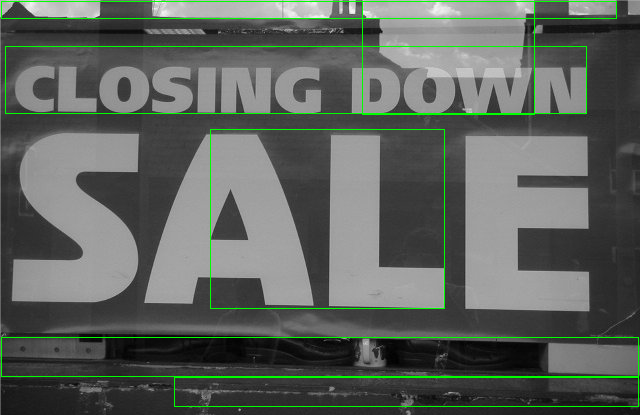
#> input picture MSER_refinement.png, 640 x 415 px
$ python -i kmeans_mser.py   (imports and definitions only)   (older library calls are emulated)
#> lines starting #> are read from the running program, lines starting #| are printed output that depends on the picture
#!/usr/bin/env python2
# -*- coding: utf-8 -*-
"""
Created on Mon Jun 12 09:27:37 2017
The steps are:
    1. Convert the image to gray scale
    2. Preprocess. Increase the image contrast using CLAHE to accurately detect
    MSER regions. Then the image is scaled to SVGA size (800x600)
    3. Detect MSER region
    4. Filter MSER regions according to aspect ratio of BBOX and Stroke-width ratio
    5. K-means for aligning MSER regions in horizontal direction and cover
    regions in one line
@author: lili
"""
# &amp;amp;amp;lt;pre&amp;amp;amp;gt;

import cv2
import scipy.misc as smp

import numpy as np
import pprint
from pytesseract import image_to_string
from PIL import Image

color = (0, 255, 0)
char_height = 20.0


def bbox(points):
    res = np.zeros((2, 2))
    res[0, :] = np.min(points, axis=0)
    res[1, :] = np.max(points, axis=0)
    return res


def bbox_width(bbox):
    return (bbox[1, 0] - bbox[0, 0] + 1)


def bbox_height(bbox):
    return (bbox[1, 1] - bbox[0, 1] + 1)


def aspect_ratio(region):
    bb = bbox(region)
    return (bbox_width(bb) / bbox_height(bb))


def filter_on_ar(regions):
    # Filter text regions based on Aspect-ratio
    return [x for x in regions if aspect_ratio(x)]


# [48 lines left out: functions dbg_draw_txt_contours, dbg_draw_txt_rect, preprocess_img, swt_window_func, not called in this run]


def swt(gimg):
    # TODO: fix threshold logically
    threshold = 90
    maxval = 255
    # THRESH_BINARY_INV because we want to find distance from foreground pixel to background pixel
    temp, bimg = cv2.threshold(gimg, threshold, maxval, cv2.THRESH_BINARY_INV)
    rows, cols = bimg.shape
    # Pad 0 pixel on bottom-row to avoid Infinite distance
    row_2_pad = np.zeros([1, cols], dtype=np.uint8)
    bimg_padded = np.concatenate((bimg, row_2_pad), axis=0)
    dist = cv2.distanceTransform(bimg_padded, cv2.DIST_L2, cv2.DIST_MASK_PRECISE)
    dist = np.take(dist, range(rows), axis=0)
    dist = dist.round()
    # print dist
    it = np.nditer([bimg, dist],
                   op_flags=[['readonly'], ['readonly']],
                   flags=['multi_index', 'multi_index'])

    # Look-up operation
    # while not it.finished:
    lookup = []
    max_col = 0
    max_row = 0
    for cur_b, cur_d in it:
        if it.multi_index[0] < max_row:
            max_row = it.multi_index[0]
        if it.multi_index[1] < max_col:
            max_col = it.multi_index[1]
        if cur_b:
            cur_lup = []
            pval = cur_d
            row = it.multi_index[0]
            if row != 0:
                row_l = row - 1
            else:
                row_l = row
            if row != rows - 1:
                row_u = row + 1
            else:
                row_u = row
            row_list = [row_l, row, row_u]
            col = it.multi_index[1]
            if col != 0:
                col_l = col - 1
            else:
                col_l = col
            if col != cols - 1:
                col_u = col + 1
            else:
                col_u = col
            col_list = [col_l, col, col_u]
            # TODO: avoid for loop for look-up operation
            for i in row_list:
                for j in col_list:
                    if i != row and j != col:
                        cur = dist[i, j]
                        if cur > pval:
                            cur_lup.append((i, j))
            lookup.append(cur_lup)
        else:
            lookup.append(None)
        # it.iternext()
    lookup = np.array(lookup)
    lookup = lookup.reshape(rows, cols)
    d_max = int(dist.max())
    for stroke in np.arange(d_max, 0, -1):
        stroke_index = np.where(dist == stroke)
        stroke_index = [(a, b) for a, b in zip(stroke_index[0], stroke_index[1])]
        for stidx in stroke_index:
            neigh_index = lookup[stidx]
            for nidx in neigh_index:
                dist[nidx] = stroke

    it.reset()
    sw = []
    for cur_b, cur_d in it:
        if cur_b:
            sw.append(cur_d)
    return sw


def get_swt_frm_mser(region, rows, cols, img):
    # Given image and total rows and columns, extract SWT values from MSER region
    bb = bbox(region)
    xmin = int(bb[0][0])
    ymin = int(bb[0][1])
    width = int(bbox_width(bb))
    height = int(bbox_height(bb))
    selected_pix = []
    xmax = xmin + width
    ymax = ymin + height
    for h in range(ymin, ymax):
        row = np.take(img, (h,), axis=0)
        horz_pix = np.take(row, range(xmin, xmax))
        selected_pix.append(horz_pix)
    selected_pix = np.array(selected_pix)
    sw = swt(selected_pix)
    return sw


# [154 lines left out: functions filter_on_sw, get_y_center, kmean, dbg_get_cluster_rect, get_bbox_img, get_text_from_cluster, not called in this run]


def run(fimage):
#> called with fimage = 'MSER_refinement.png'
    ar_thresh_max = 6.0
    ar_thresh_min = 0.5
    sw_ratio_thresh = 1
    min_area_ratio = 500.0
    width_threshold = 5.0

    org_img = cv2.imread(fimage)
#> org_img is the input picture: shape (415, 640, 3); mean B, G, R 93.2, 99.1, 93.2
    gray_img = cv2.cvtColor(org_img, cv2.COLOR_BGR2GRAY)
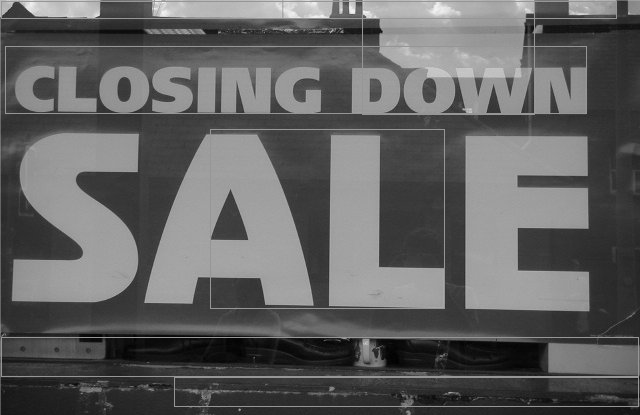
#> gray_img: shape (415, 640); min 1, max 246, mean 96.7
    mser = cv2.MSER_create()
    mser.setDelta(4)
    mser_areas, _ = mser.detectRegions(gray_img)
#> mser_areas = 322 items
    region_dict = {}
    rows, cols = gray_img.shape
#> rows = 415; cols = 640

    bbox_list = []
    region_num = 0
    for m in mser_areas:
        name = 'mser_' + str(region_num)
        bb = bbox(m)
        # print bb
        ar = bbox_width(bb) / bbox_height(bb)
        area_ratio = bbox_width(bb) * bbox_height(bb)
        # Filter based on AspectRatio
        if ar < ar_thresh_max and area_ratio > min_area_ratio and ar > ar_thresh_min and bbox_width(bb) > width_threshold:
            sw = get_swt_frm_mser(m, rows, cols, gray_img)
            print('sw:',sw)
            sw_std = np.std(sw)
            sw_mean = np.mean(sw)
            sw_ratio = sw_std / sw_mean
            # Filter based on Stroke-width
            #  print "sw_ratio"
            # print sw_ratio
            if sw_ratio < sw_ratio_thresh:
                sw_med = np.median(sw)
                region_dict[name] = {'bbox': bb, 'sw_med': sw_med};
                region_num = region_num + 1
#> this loop made 1 pass
#> (name, ar, area_ratio, xmin in get_swt_frm_mser, ymin in get_swt_frm_mser, width in get_swt_frm_mser) on pass 1: ('mser_0', 2.88, 736, 2, 2, 46)
#> after the loop, region_dict = 0 items; region_num = 0


    num_clusters = int(rows / char_height)
    cluster_vld = kmean(region_dict, rows, num_clusters)

    bbox_list = dbg_get_cluster_rect(cluster_vld, region_dict)

    cpy_img = np.copy(gray_img)
    dbg_draw_txt_rect(cpy_img, bbox_list)


# [4 lines not run here, left out]

#> (the run stopped early here; a loop or call above may not have finished)
